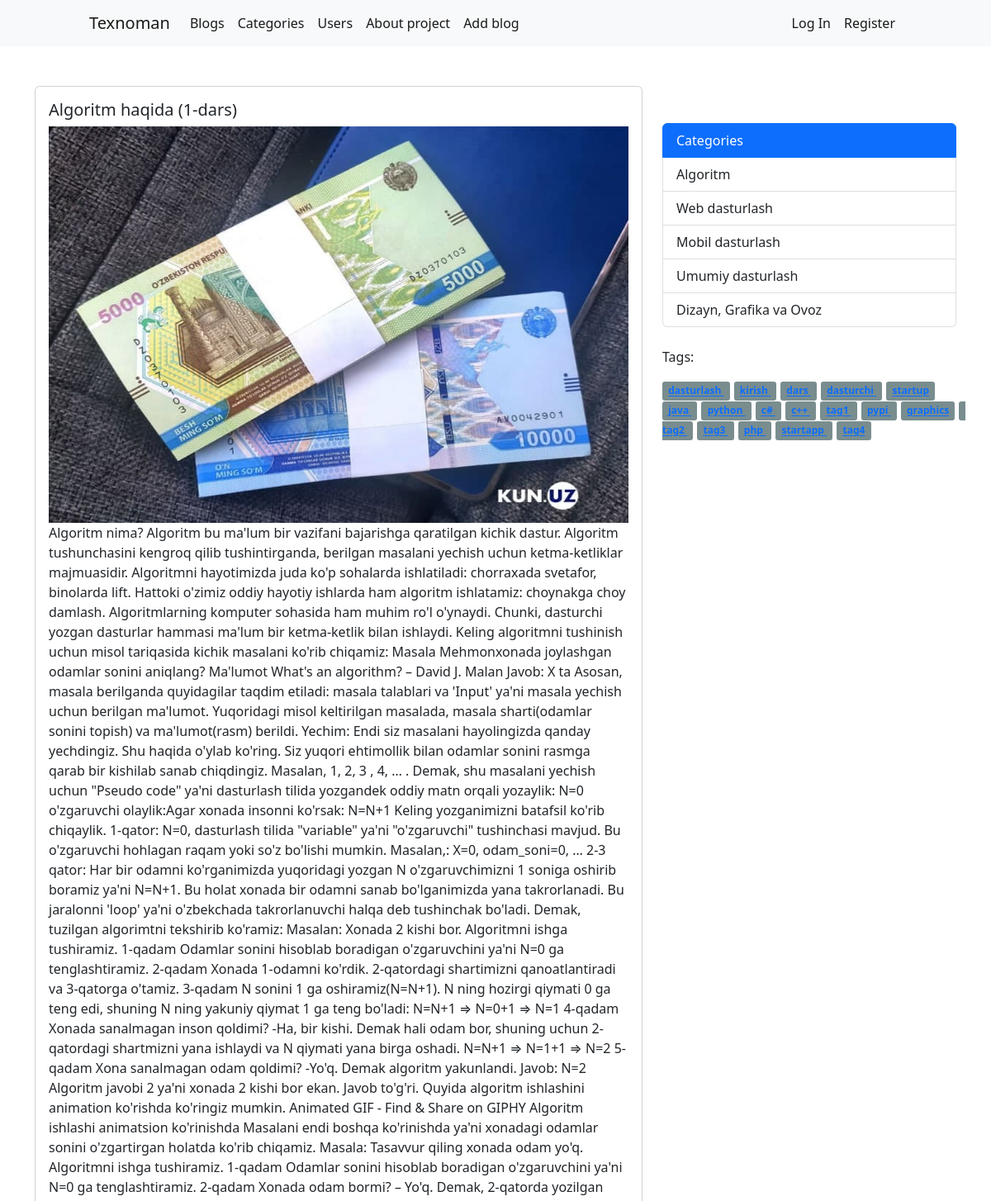
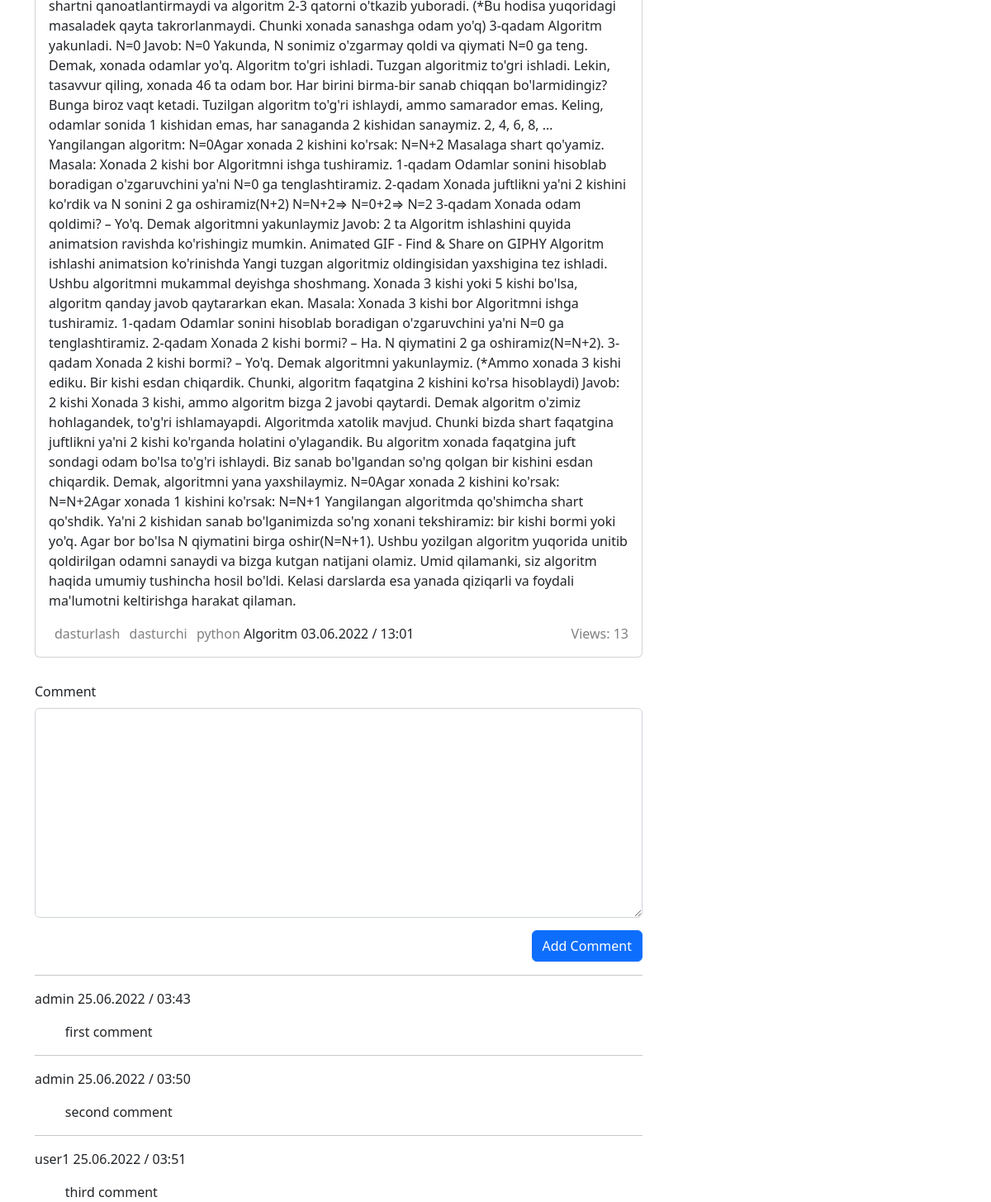
/blog/algoritm-haqida-1-dars/, run on the app's committed database (2 pictures, top to bottom).
### blogapp/models.py (models this page shows, shortened)
class Blog(models.Model):
    title = models.CharField(max_length=100)
    slug = models.SlugField(max_length=100)
    content = models.TextField()
    image = models.ImageField(upload_to="blog/%Y/%m/%d/")
    created_at = models.DateTimeField(auto_now_add=True)
    updated_at = models.DateTimeField(auto_now=True)
    category = models.ForeignKey(Category, on_delete=models.SET_NULL, null=True, blank=True)
    user = models.ForeignKey(User, on_delete=models.SET_NULL, null=True)
    views = models.IntegerField(default=0)
    tags = models.ManyToManyField("Tag")
    class Meta:
        verbose_name = "Blog"
        verbose_name_plural = "Blogs"

class Tag(models.Model):
    name = models.CharField(max_length=50)
    slug = models.SlugField(max_length=50, unique=True)

class Category(models.Model):
    name = models.CharField(max_length=50)
    slug = models.SlugField(max_length=50, unique=True)
    created_at = models.DateTimeField(auto_now_add=True)
    content = models.TextField()
    image = models.ImageField(upload_to="category/%Y/%m/%d/")
    blog_count = models.IntegerField(default=0)
    user = models.ManyToManyField(User)
    def __str__(self):
        return self.name
    class Meta:
        verbose_name = "Category"
        verbose_name_plural = "Categories"

class Comment(models.Model):
    blog = models.ForeignKey(Blog, on_delete=models.CASCADE)
    user = models.ForeignKey(User, on_delete=models.CASCADE)
    text = models.TextField()
    created_at = models.DateTimeField(auto_now_add=True)

### blogapp/views.py (the view, shortened to what this page needs)
# urls.py: path('blog/<slug:slug>/', blog_detail, name='blog_detail'),
def blog_detail(request, slug):
    blog = Blog.objects.get(slug=slug)
    form = CommentForm()
    blog.views += 1
    blog.save()
    context = {
        'blog': blog,
        'form': form,
    }
    return render(request, "blogapp/blog_detail.html", context)

### blogapp/forms.py
class CommentForm(forms.ModelForm):
    class Meta:
        model = Comment
        fields = ['text']

### blogapp/context_processors.py (called while the page is built)
def categories(request):
    return { 'categories': Category.objects.all() }

def tags(request):
    return { 'tags': Tag.objects.all() }

### blogapp/templates/blogapp/blog_detail.html (shortened to what this page needs)
{% extends 'base.html' %}
{% load widget_tweaks %}
{% block content %}
<div class="card" style="width: 100%;">
    <div class="card-body">
        <h5 class="card-title">{{blog.title}}</h5>
        <img src="{{ blog.image.url }}" style="width: 100%; height: 30rem;">
        <p class="card-text">{{blog.content}}</p>
        <div class="row">
            <div class="col-lg-9">
                {% for tag in blog.tags.all %}
                <span class="for-tags">
                    {{ tag.name }}
                </span>
                {% endfor %}
                {{blog.category}}
                {{blog.created_at|date:"d.m.Y / H:i"}}
            </div>
            <div class="col-lg-3">
                <span class="for-views">
                    Views: {{blog.views}}
                </span>
            </div>
        </div>
    </div>
</div>
<div class="comment">
    <form method="post">
        <div class="mb-3">
            <label class="form-label"> Comment </label>
            {% render_field form.text class="form-control" %}
            <div style="text-align: right; margin-top: 2%">
                <button type="submit" class="btn btn-primary">Add Comment</button>
            </div>
        </div>
    </form>
    {% for comment in blog.comment_set.all %}
    <hr>
    <p>{{comment.user}} {{comment.created_at|date:"d.m.Y / H:i" }}</p>
    <span style="margin-left: 5%">{{ comment.text }}</span>
    {% endfor %}
</div>
{% endblock %}

### templates/inc/_sidebar.html
<div class="list-group">
  <a href="#" class="list-group-item list-group-item-action active" aria-current="true">
    Categories
  </a>
  {% for cat in categories %}
  <a href="{% url 'category_blog' cat.slug %}" class="list-group-item list-group-item-action">{{cat.name}}</a>
  {% endfor %}
</div>
<br>
<p> Tags: </p>
{% for tag in tags %}
<span class="sidebar_tags">
  <a href="{% url 'tag_blog' tag.slug %}">{{tag.name}} </a>
  </span>
{% endfor %}

### static/css/main.css (style rules this page uses)
.card { margin-bottom: 4%; }
.for-tags { color: gray; margin-left: 7px; }
.for-views { color: gray; display: flex; justify-content: right; }
.list-group { margin-top: 2.8rem; }
.sidebar_tags { margin-right: 5px; padding: 0.2em 0.6em 0.3em; background-color: #798d8f; font-weight: bold; color: #ffffff; border-radius: 0.25em; font-size: 75%; text-decoration: none; }

### data on the page
Blog: title "Algoritm haqida (1-dars)", image (picture), content "Algoritm nima? Algoritm bu ma'lum bir vazifani bajarishga qaratilgan kichik dastur. Algoritm tushunchasini kengroq qilib tushintirganda, berilgan masalani yechish uchun ketma-ketliklar majmuasidir. Algoritmni hayotimizda juda ko'p sohalarda ishlatiladi: chorraxada svetafor, binolarda lift. Hattoki o'zimiz oddiy hayotiy ishlarda ham algoritm ishlatamiz: choynakga choy damlash. Algoritmlarning komputer sohasida ham muhim ro'l o'ynaydi. Chunki, dasturchi yozgan dasturlar hammasi ma'lum bir ketma-ketlik bilan ishlaydi. Keling algoritmni tushinish uchun misol tariqasida kichik masalani ko'rib chiqamiz: Masala Mehmonxonada joylashgan odamlar sonini aniqlang? Ma'lumot What's an algorithm? – David…", category "Algoritm", created_at "03.06.2022 / 13:01", views "13"
Tag: name "dasturlash"
Tag: name "dasturchi"
Tag: name "python"
Comment: user "admin", created_at "25.06.2022 / 03:43", text "first comment"
Comment: user "admin", created_at "25.06.2022 / 03:50", text "second comment"
Comment: user "user1", created_at "25.06.2022 / 03:51", text "third comment"
Category: name "Algoritm"
Category: name "Web dasturlash"
Category: name "Mobil dasturlash"
Category: name "Umumiy dasturlash"
Category: name "Dizayn, Grafika va Ovoz"
Tag: name "kirish"
Tag: name "dars"
Tag: name "startup"
Tag: name "java"
Tag: name "c#"
Tag: name "c++"
Tag: name "tag1"
Tag: name "pypi"
Tag: name "graphics"
Tag: name "tag2"
Tag: name "tag3"
Tag: name "php"
Tag: name "startapp"
Tag: name "tag4"
